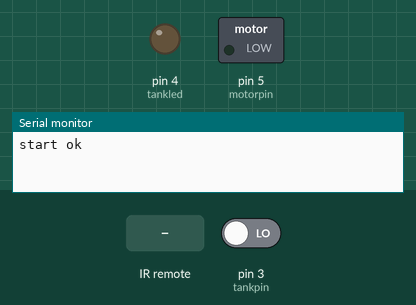
The sketch below on a simulated Arduino Uno, built with avr-gcc and run on an emulated ATmega328P. Shown: switched loads named in the sketch (green lamp = pin HIGH), output pins drawn as LEDs (lit = HIGH), the last lines printed to the serial monitor. The test bench sets the inputs (shaded band); at power-on: pin 3 (tankpin) LOW.

Above: at 1.2 s.
1.3 s: infrared code 0x189DA8 received
At 2.5 s:
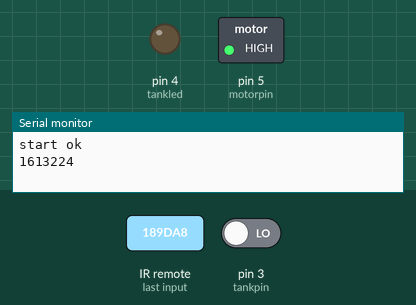
2.8 s: infrared code 0x1EC334 received
At 3.9 s:
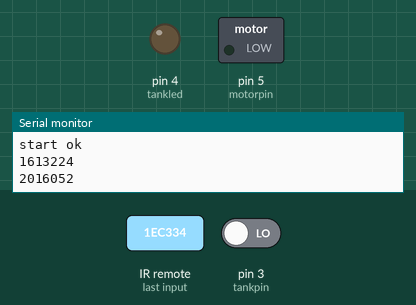
4.3 s: infrared code 0x1EC338 received
At 30.6 s:
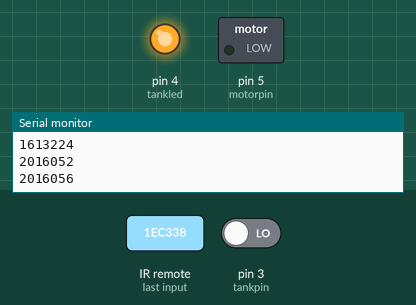
Timing chart, 0 to 31.5 s (numbered marks = the images above; inputs shaded):
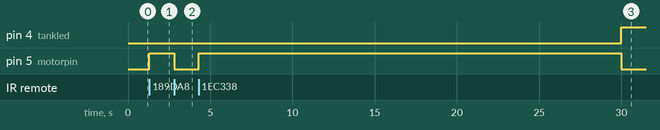

Measured:
- after the input at 1.3 s, pin 5 (motorpin): LOW → HIGH at once
- after the input at 2.8 s, pin 5 (motorpin): HIGH → LOW at once
- after the input at 4.3 s, pin 5 (motorpin): LOW → HIGH at once, → LOW 25.7 s later

The sketch:

WLC433_RECEIVER_ball_float_EX1_remote_test.ino
```cpp
// Water level control receiver software


#include <RCSwitch.h>

RCSwitch mySwitch = RCSwitch();

int motorpin = 5;
int motorstate = 0;
int tankpin = 3;
int tankstate = 1;
int tankled = 4;
unsigned long period = 8000000;
unsigned long time_now = 0;
unsigned long text = 0;
unsigned long tanktimer = 0;
unsigned long tankperiod = 30000;


void setup() {
  Serial.begin(9600);
  mySwitch.enableReceive(0);
  pinMode(motorpin, OUTPUT);
  digitalWrite(motorpin, motorstate);
  pinMode(tankpin, INPUT);
  pinMode(tankled, OUTPUT);
  digitalWrite(tankled, !tankstate);

  tanktimer = millis();
  Serial.println("start ok");
}

void loop(){

  if (mySwitch.available()) {
      //Serial.println("got message");
      text = mySwitch.getReceivedValue();
      Serial.println(text);
      mySwitch.resetAvailable();

   }

   if ((text == 1613224 && tankstate == 1) || text == 2016056){

        digitalWrite(tankled, 1);

    if (motorstate == 0){
        motorstate = 1;
        digitalWrite(motorpin,motorstate);
        }
        //Serial.println("resetting timer");
        time_now = millis();
        text = 0;
        digitalWrite(tankled, 0);
      }


     if ( millis() >= tanktimer + tankperiod ) {
        //Serial.println("checking tank water");
        tankstate = digitalRead(tankpin);
        digitalWrite(tankled, !tankstate);
        tanktimer = millis();
    }
       if ((((millis() >= time_now + period) || (tankstate == 0)) && motorstate == 1) || text == 2016052 || text == 1613220) {
          motorstate = 0;
          digitalWrite(motorpin,motorstate);
      }
   }
```
